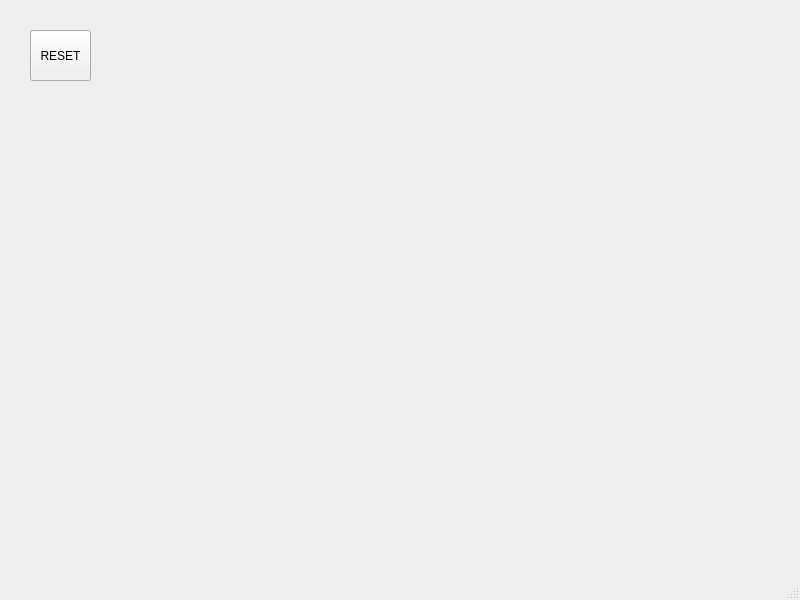
<?xml version="1.0" encoding="UTF-8"?>
<ui version="4.0">
 <class>MainWindow</class>
 <widget class="QMainWindow" name="MainWindow">
  <property name="geometry">
   <rect>
    <x>0</x>
    <y>0</y>
    <width>800</width>
    <height>600</height>
   </rect>
  </property>
  <property name="windowTitle">
   <string>MainWindow</string>
  </property>
  <widget class="QWidget" name="centralwidget">
   <widget class="QPushButton" name="resetButton">
    <property name="geometry">
     <rect>
      <x>30</x>
      <y>30</y>
      <width>61</width>
      <height>51</height>
     </rect>
    </property>
    <property name="text">
     <string>RESET</string>
    </property>
   </widget>
  </widget>
  <widget class="QMenuBar" name="menubar">
   <property name="geometry">
    <rect>
     <x>0</x>
     <y>0</y>
     <width>800</width>
     <height>23</height>
    </rect>
   </property>
  </widget>
  <widget class="QStatusBar" name="statusbar"/>
 </widget>
 <resources/>
 <connections/>
</ui>
